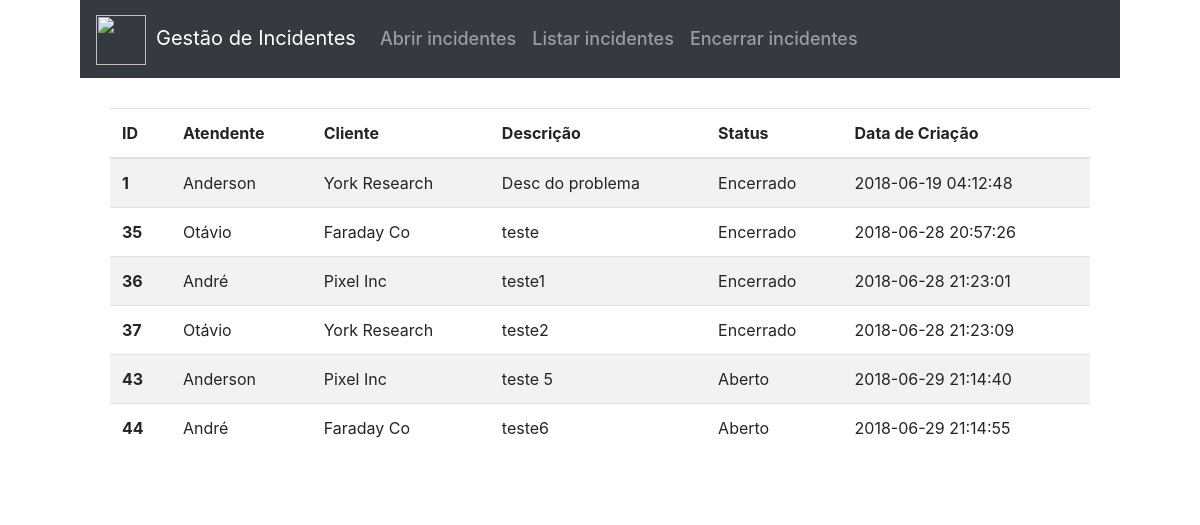
Screenshot of /lista-incidentes/ with the database file from the repository.
### tables this page shows
CREATE TABLE `incidente` (
  `id` int(11) NOT NULL AUTO_INCREMENT,
  `atendente` int(11) NOT NULL,
  `cliente` int(11) NOT NULL,
  `descricao` varchar(512) DEFAULT NULL,
  `status` varchar(16) DEFAULT NULL,
  `creation_time` timestamp NULL DEFAULT CURRENT_TIMESTAMP,
  PRIMARY KEY (`id`),
  UNIQUE KEY `id_UNIQUE` (`id`),
  KEY `fk_incidente_atendente_idx` (`atendente`),
  KEY `fk_incidente_clientes1_idx` (`cliente`),
  CONSTRAINT `fk_atendente` FOREIGN KEY (`atendente`) REFERENCES `atendentes` (`id`) ON DELETE NO ACTION ON UPDATE NO ACTION,
  CONSTRAINT `fk_cliente` FOREIGN KEY (`cliente`) REFERENCES `clientes` (`id`) ON DELETE NO ACTION ON UPDATE NO ACTION
);

CREATE TABLE `atendentes` (
  `id` int(11) NOT NULL AUTO_INCREMENT,
  `nome` varchar(64) NOT NULL,
  PRIMARY KEY (`id`),
  UNIQUE KEY `id_UNIQUE` (`id`)
);

CREATE TABLE `clientes` (
  `id` int(11) NOT NULL AUTO_INCREMENT,
  `nome` varchar(64) NOT NULL,
  `empresa` varchar(64) NOT NULL,
  PRIMARY KEY (`id`),
  UNIQUE KEY `id_UNIQUE` (`id`)
);

### functions/global-functions.php (called while the page is built, shortened)
<?php
function chk_array ( $array, $key ) {
	if ( isset( $array[ $key ] ) && ! empty( $array[ $key ] ) ) {
		return $array[ $key ];
	}
	return null;
}
spl_autoload_register(function ($class_name) {
	$file = ABSPATH . '/classes/class-' . $class_name . '.php';
});

### classes/class-TutsupDB.php (called while the page is built, shortened)
<?php
class TutsupDB
{
	public $host      = 'localhost',
	       $db_name   = 'tutsup',
	       $password  = '',
	       $user      = 'root',
	       $charset   = 'utf8',
	       $pdo       = null,
	       $error     = null,
	       $debug     = false,
	       $last_id   = null;
	public function __construct(
		$host     = null,
		$db_name  = null,
		$password = null,
		$user     = null,
		$charset  = null,
		$debug    = null
	) {
		$this->host     = defined( 'HOSTNAME'    ) ? HOSTNAME    : $this->host;
		$this->db_name  = defined( 'DB_NAME'     ) ? DB_NAME     : $this->db_name;
		$this->password = defined( 'DB_PASSWORD' ) ? DB_PASSWORD : $this->password;
		$this->user     = defined( 'DB_USER'     ) ? DB_USER     : $this->user;
		$this->charset  = defined( 'DB_CHARSET'  ) ? DB_CHARSET  : $this->charset;
		$this->debug    = defined( 'DEBUG'       ) ? DEBUG       : $this->debug;
	}
	final protected function connect() {
		$pdo_details  = "mysql:host={$this->host};";
		$pdo_details .= "dbname={$this->db_name};";
		$pdo_details .= "charset={$this->charset};";
		try {
			$this->pdo = new PDO($pdo_details, $this->user, $this->password);
			if ( $this->debug === true ) {
				$this->pdo->setAttribute( PDO::ATTR_ERRMODE, PDO::ERRMODE_WARNING );
			}
		} catch (PDOException $e) {
			if ( $this->debug === true ) {
				echo "Erro: " . $e->getMessage();
			}
			die();
		}
	}
	public function query( $stmt, $data_array = null ) {
		$query      = $this->pdo->prepare( $stmt );
		$check_exec = $query->execute( $data_array );
		if ( $check_exec ) {
			return $query;
		} else {
			$error       = $query->errorInfo();
			$this->error = $error[2];
			return false;
		}
	}
}

### controllers/lista-incidentes-controller.php (called while the page is built, shortened)
<?php
class ListaIncidentesController extends MainController
{
    public function index() {
        $modelo = $this->load_model('lista-incidentes/lista-incidentes-model');
        require ABSPATH . '/views/_includes/header.php';
        require ABSPATH . '/views/_includes/menu.php';
        require ABSPATH . '/views/lista-incidentes/lista-incidentes-view.php';
        require ABSPATH . '/views/_includes/footer.php';
    }
}

### loader.php (called while the page is built, shortened)
<?php
require_once ABSPATH . '/functions/global-functions.php';
$tutsup_mvc = new TutsupMVC();

### config.php (called while the page is built, shortened)
<?php
require_once ABSPATH . '/loader.php';
?>

### index.php (called while the page is built)
<?php
require_once 'config.php';
?>

### classes/class-MainController.php (called while the page is built, shortened)
<?php
class MainController
{
	public $db;
	public function __construct ( $parametros = array() ) {
		$this->db = new TutsupDB();
	}
	public function load_model( $model_name = false ) {
		$model_name =  strtolower( $model_name );
		$model_path = ABSPATH . '/models/' . $model_name . '.php';
		if ( file_exists( $model_path ) ) {
			$model_name = explode('/', $model_name);
			$model_name = end( $model_name );
			$model_name = preg_replace( '/[^a-zA-Z0-9]/is', '', $model_name );
			if ( class_exists( $model_name ) ) {
				return new $model_name( $this->db, $this );
			}
			return;
		}
	}
}

### models/lista-incidentes/lista-incidentes-model.php (called while the page is built, shortened)
<?php
class ListaIncidentesModel
{
	public $db;
	public function __construct( $db = false ) {
		$this->db = $db;
	}
    public function lista_incidentes() {
		$query = $this->db->query('SELECT * from incidente');
		return $query->fetchAll();
	}
    public function retorna_atendente($id){
		$query = $this->db->query("SELECT nome from atendentes where id ='$id'");
		$nome = $query->fetch();
		return $nome['nome'];;
    }
    public function retorna_cliente($id){
		$query = $this->db->query("SELECT empresa from clientes where id ='$id'");
        $nome = $query->fetch();
		return $nome['empresa'];
    }
}

### views/lista-incidentes/lista-incidentes-view.php (the view, shortened to what this page needs)
<?php
$modelo->lista_incidentes();
?>
<div class="wrap">
    <table class="table table-striped">
      <thead>
        <tr>
          <th scope="col">ID</th>
          <th scope="col">Atendente</th>
          <th scope="col">Cliente</th>
          <th scope="col">Descri&ccedil;&atilde;o</th>
          <th scope="col">Status</th>
          <th scope="col">Data de Cria&ccedil;&atilde;o</th>
        </tr>
      </thead>
      <tbody>
    <?php
            $incidentes = $modelo->lista_incidentes();
            for($i = 0; $i < sizeof($incidentes);$i++){
                ?>
          <tr>
                <th scope="row"><?php echo $incidentes[$i][0]; ?></th>
                <td><?php echo $modelo->retorna_atendente($incidentes[$i][1]) ?></td>
                <td><?php echo $modelo->retorna_cliente($incidentes[$i][2]) ?></td>
                <td><?php echo $incidentes[$i][3]; ?></td>
                <td><?php echo $incidentes[$i][4]; ?></td>
                <td><?php echo $incidentes[$i][5]; ?></td>
          </tr>
    <?php } ?>
      </tbody>
</table>
</div>

### classes/class-TutsupMVC.php (shortened to what this page needs)
<?php
class TutsupMVC
{
	private $acao;
	private $parametros;
	public function __construct () {
		$this->controlador = new $this->controlador( $this->parametros );
		if ( ! $this->acao && method_exists( $this->controlador, 'index' ) ) {
			$this->controlador->index( $this->parametros );
			return;
		}
		return;
	}
	public function get_url_data () {
		if ( isset( $_GET['path'] ) ) {
			$path = $_GET['path'];
                        $path = rtrim($path, '/');
                        $path = filter_var($path, FILTER_SANITIZE_URL);
			$path = explode('/', $path);
			$this->acao         = chk_array( $path, 1 );
		}
	}
}

### views/_includes/header.php (shortened to what this page needs)
<!DOCTYPE html>
<html lang="pt-BR">
<head>
	<link rel="stylesheet" href="<?php echo HOME_URI;?>/views/_css/style.css">
</head>
<body>
<div class="main-page">

### views/_includes/menu.php (shortened to what this page needs)
<link rel="stylesheet" href="https://maxcdn.bootstrapcdn.com/bootstrap/4.0.0/css/bootstrap.min.css">
<nav class="navbar navbar-expand-sm navbar-dark bg-dark">
  <a class="navbar-brand" href="#">
    <img src="http://blogac.me/wp-content/uploads/2016/04/itil-time.png" width="50" height="50" class="d-inline-block" alt=""><label id="slogan">Gestão de Incidentes</label>
  </a>
  <div class="collapse navbar-collapse topheader" id="navbarNav ">
    <ul class="navbar-nav ">
      <li class="nav-item ">
        <a class="nav-link nav-text-style" href="<?php echo HOME_URI;?>/home/">Abrir incidentes<span class="sr-only">(current)</span></a>
      </li>
      <li class="nav-item">
        <a class="nav-link nav-text-style" href="<?php echo HOME_URI;?>/lista-incidentes/">Listar incidentes</a>
      </li>
      <li class="nav-item">
        <a class="nav-link nav-text-style" href="<?php echo HOME_URI;?>/encerra-incidentes/">Encerrar incidentes</a>
      </li>
    </ul>
  </div>
</nav>

### views/_includes/footer.php (shortened to what this page needs)
</div>
</body>
</html>

### views/_css/style.css (style rules this page uses)
*, *:after, *:before { box-sizing: border-box; }
body { font-family: sans-serif; font-size: 14px; line-height: 1.5; margin: 0; padding: 0; background: #333333; }
.main-page { max-width: 1040px; margin: 0 auto; background: #fff; }
.wrap { padding: 30px; }
#slogan { margin-left: 10px; margin-top: 10px; text-decoration-style: double; }
.nav-text-style { font-size: 18px; font-weight: 450; color: #ffffff; }

### rows the page displays
incidente: id "1", atendente.nome "Anderson", cliente.empresa "York Research", descricao "Desc do problema", status "Encerrado", creation_time "2018-06-19 04:12:48"
incidente: id "35", atendente.nome "Otávio", cliente.empresa "Faraday Co", descricao "teste", status "Encerrado", creation_time "2018-06-28 20:57:26"
incidente: id "36", atendente.nome "André", cliente.empresa "Pixel Inc", descricao "teste1", status "Encerrado", creation_time "2018-06-28 21:23:01"
incidente: id "37", atendente.nome "Otávio", cliente.empresa "York Research", descricao "teste2", status "Encerrado", creation_time "2018-06-28 21:23:09"
incidente: id "43", atendente.nome "Anderson", cliente.empresa "Pixel Inc", descricao "teste 5", status "Aberto", creation_time "2018-06-29 21:14:40"
incidente: id "44", atendente.nome "André", cliente.empresa "Faraday Co", descricao "teste6", status "Aberto", creation_time "2018-06-29 21:14:55"
